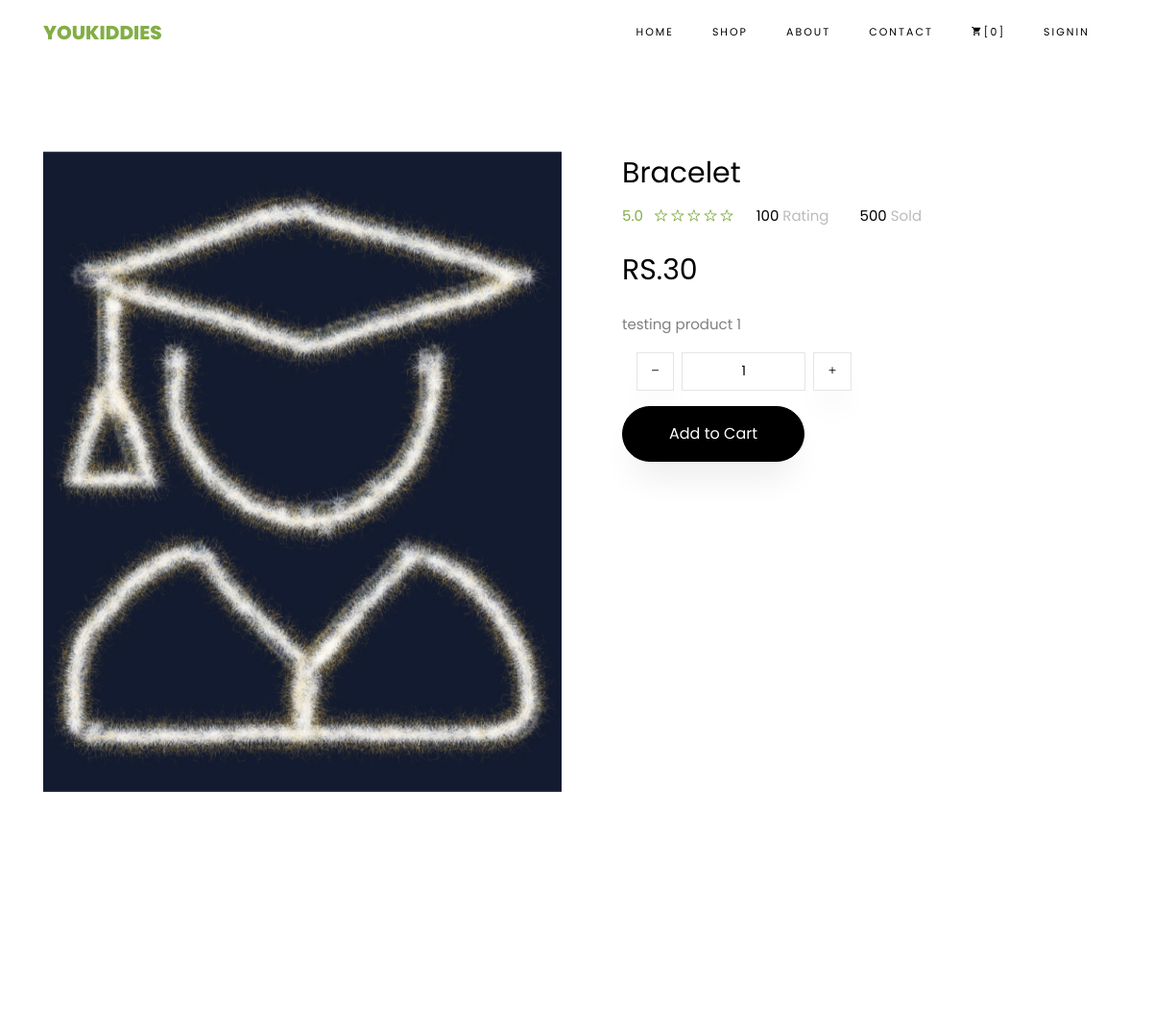
Page /shop/product/1 (upper part) on the earlier database version.
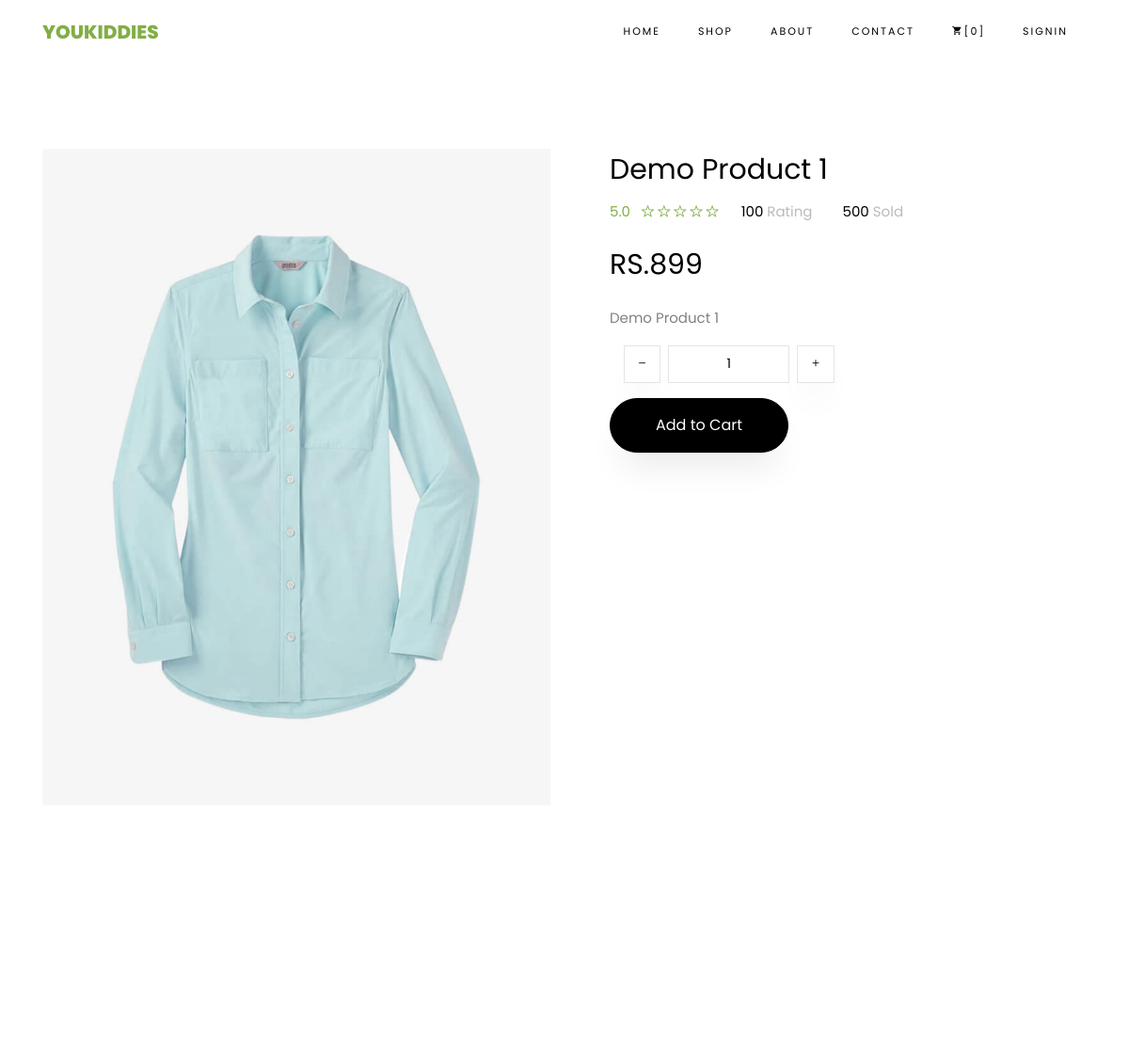
Same page on the later database version.
### shop/models.py (models this page shows, shortened)
class Product(models.Model):
    name = models.CharField(max_length=100)
    photo = models.ImageField(upload_to='products')
    price = models.IntegerField()
    details = models.TextField()
    category = models.ForeignKey(Category, on_delete=models.CASCADE)
    author = models.ForeignKey(AuthorProfile, on_delete=models.CASCADE)
    is_draft = models.BooleanField(default=False)
    date = models.DateTimeField(auto_now_add=True)
    inventory = models.IntegerField(default=1)

### shop/views.py (the view)
# urls.py: path('product/<int:product_id>', views.product_details, name='product-details'),
def product_details(request, product_id):
    product_details = Product.objects.get(id=product_id)
    ctg = Category.objects.get(name=product_details.category)
    related_products = Product.objects.filter(category=ctg)
    context = {
        'product': product_details,
        'related_products': related_products
    }
    return render(request, 'shop/product-details.html', context)

### cart/cart_context_processors.py (called while the page is built)
def cart_item_count(request):
    if request.user.is_authenticated:
        cart, created = Cart.objects.get_or_create(user=request.user)
        return {'cart_item_count': cart.items.count()}
    else:
        return {'cart_item_count': 0}

### shop/models.py (called while the page is built)
    def __str__(self):
        return self.name

### templates/shop/product-details.html (shortened to what this page needs)
{% extends 'base/base.html' %}
{% load static %}
{% block content %}
<section class="ftco-section">
    <div class="container">
        <div class="row">
            <div class="col-lg-6 mb-5 ftco-animate">
                <a href="{{ product.photo.url }}" class="image-popup">
                    <img src="{{ product.photo.url }}" class="img-fluid" alt="Product Image">
                </a>
            </div>
            <div class="col-lg-6 product-details pl-md-5 ftco-animate">
                <h3>{{ product.name }}</h3>
                <div class="rating d-flex">
                    <p class="text-left mr-4">
                        <a href="#" class="mr-2">5.0</a>
                        <a href="#"><span class="ion-ios-star-outline"></span></a>
                        <a href="#"><span class="ion-ios-star-outline"></span></a>
                        <a href="#"><span class="ion-ios-star-outline"></span></a>
                        <a href="#"><span class="ion-ios-star-outline"></span></a>
                        <a href="#"><span class="ion-ios-star-outline"></span></a>
                    </p>
                    <p class="text-left mr-4">
                        <a href="#" class="mr-2" style="color: #000;">100 <span style="color: #bbb;">Rating</span></a>
                    </p>
                    <p class="text-left">
                        <a href="#" class="mr-2" style="color: #000;">500 <span style="color: #bbb;">Sold</span></a>
                    </p>
                </div>
                <p class="price"><span>RS.{{ product.price }}</span></p>
                <p>{{ product.details }}</p>
                <div class="input-group col-md-6 d-flex mb-3">
                    <span class="input-group-btn mr-2">
                        <button type="button" class="quantity-left-minus btn" data-type="minus" data-field="">
                            <i class="ion-ios-remove"></i>
                        </button>
                    </span>
                    <input type="text" id="quantity" name="quantity" class="form-control input-number" value="1" min="1" max="100" readonly>
                    <span class="input-group-btn ml-2">
                        <button type="button" class="quantity-right-plus btn" data-type="plus" data-field="">
                            <i class="ion-ios-add"></i>
                        </button>
                    </span>
                </div>
                <p><a href="#" id="add-to-cart" class="btn btn-black py-3 px-5">Add to Cart</a></p>
            </div>
        </div>
    </div>
</section>
<section class="ftco-section">
    <div class="container">
        <div class="row justify-content-center mb-3 pb-3">
        </div>
    </div>
</section>
{% endblock %}

Differences in the rows shown:
changed Product: photo: a different picture; name "Bracelet" → "Demo Product 1"; price "30" → "899"; details "testing product 1" → "Demo Product 1"
